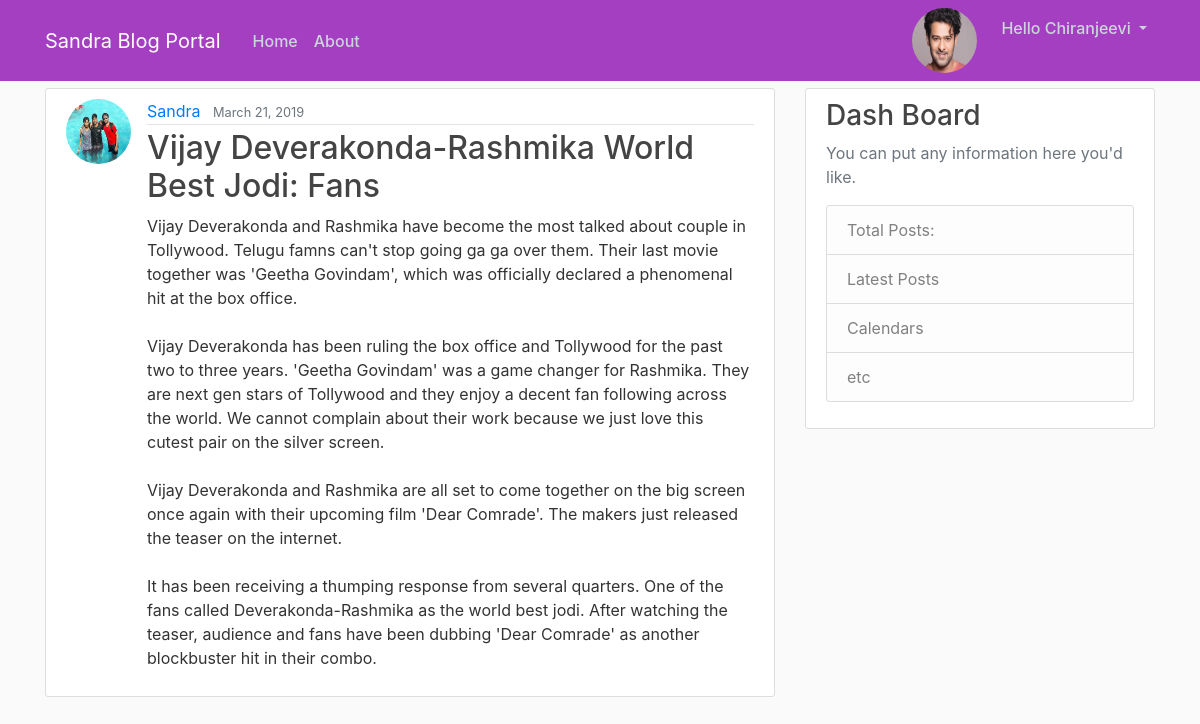
/post/16/ (signed in), run on the app's committed database.
### users/models.py (models this page shows, shortened)
class Profile(models.Model):
    user=models.OneToOneField(User, on_delete=models.CASCADE)
    image=models.ImageField(default='default.jpg', upload_to='profile_pics')

### blog/models.py (models this page shows, shortened)
class Post(models.Model):
    title=models.CharField(max_length=100)
    content=models.TextField()
    date_posted=models.DateTimeField(default=timezone.now)
    author=models.ForeignKey(User, on_delete=models.CASCADE)

### blog/views.py (the view)
# urls.py: path('post/<int:pk>/', PostDetailView.as_view(), name='post-detail'),
class PostDetailView(DetailView):
    model=Post
    template_name='blog/post_detail.html'

### blog/templates/blog/post_detail.html (shortened to what this page needs)
{% extends 'blog/base.html' %}
  {% block content %}
    <article class="media content-section">
      <img class="rounded-circle article-img" src="{{object.author.profile.image.url}}">
      <div class="media-body">
        <div class="article-metadata">
          <a class="mr-2"  href="{% url 'user-posts' object.author.username %}">{{object.author|title}}</a>
          <small class="text-muted">{{object.date_posted|date:'F d, Y'}}</small>
        </div>
        <h2 class="article-title">{{object.title}}</h2>
        <p class="article-content">{{object.content}}</p>
      </div>
    </article>
{% endblock %}

### blog/templates/blog/base.html (shortened to what this page needs)
{% load static %}
<!DOCTYPE html>
<html lang="en" dir="ltr">
  <head>
    <link rel="stylesheet" href="https://stackpath.bootstrapcdn.com/bootstrap/4.3.1/css/bootstrap.min.css">
    <link rel="stylesheet" href="{% static 'blog/css/main.css' %}">
  </head>
  <body>
  <header class="site-header">
  <nav class="navbar navbar-expand-md navbar-dark bg-steel fixed-top">
    <div class="container">
      <a class="navbar-brand mr-4" href="/">Sandra Blog Portal</a>
      <div class="collapse navbar-collapse" id="navbarToggle">
        <div class="navbar-nav mr-auto">
          <a class="nav-item nav-link" href="/">Home</a>
          <a class="nav-item nav-link" href="/about">About</a>
        </div>
        <div class="navbar-nav">
          {% if user.is_authenticated %}
              <img class="rounded-circle article-img" src="{{request.user.profile.image.url}}">
              <div class="dropdown">
                <a class="dropdown-toggle nav-item nav-link" href="#" id="dropdownMain" data-toggle="dropdown" aria-haspopup="true" aria-expanded="false">
                    Hello {{ user.username | title }}
                </a>
              </div>
            {% else %}
          <a class="nav-item nav-link" href="{% url 'login' %}">Login</a>
          <a class="nav-item nav-link" href="{% url 'register' %}">Register</a>
          {% endif %}
        </div>
      </div>
    </div>
  </nav>
</header>
<main role="main" class="container">
 <div class="row">
   <div class="col-md-8">
     {% block content %}{% endblock %}
   </div>
   <div class="col-md-4">
     <div class="content-section">
       <h3>Dash Board</h3>
       <p class='text-muted'>You can put any information here you'd like.
         <ul class="list-group">
           <li class="list-group-item list-group-item-light">Total Posts:</li>
           <li class="list-group-item list-group-item-light">Latest Posts</li>
           <li class="list-group-item list-group-item-light">Calendars</li>
           <li class="list-group-item list-group-item-light">etc</li>
         </ul>
       </p>
     </div>
   </div>
 </div>
</main>
</body>
</html>

### blog/static/blog/css/main.css (style rules this page uses)
body { background: #fafafa; color: #333333; margin-top: 5.5rem; }
h1, h2, h3, h4, h5, h6 { color: #444444; }
ul { margin: 0; }
.bg-steel { background-color: #a53fc1; }
.site-header .navbar-nav .nav-link { color: #cbd5db; font-weight:500; }
.content-section { background: #ffffff; padding: 10px 20px; border: 1px solid #dddddd; border-radius: 3px; margin-bottom: 20px; }
.article-title { color: #444444; }
.article-content { white-space: pre-line; }
.article-img { height: 65px; width: 65px; margin-right: 16px; }
.article-metadata { padding-bottom: 1px; margin-bottom: 4px; border-bottom: 1px solid #e3e3e3 }

### data on the page
Post: author.profile.image (picture), author "Sandra", date_posted "March 21, 2019", title "Vijay Deverakonda-Rashmika World Best Jodi: Fans", content "Vijay Deverakonda and Rashmika have become the most talked about couple in Tollywood. Telugu famns can't stop going ga ga over them. Their last movie together was 'Geetha Govindam', which was officially declared a phenomenal hit at the box office. Vijay Deverakonda has been ruling the box office and Tollywood for the past two to three years. 'Geetha Govindam' was a game changer for Rashmika. They are next gen stars of Tollywood and they enjoy a decent fan following across the world. We cannot complain about their work because we just love this cutest pair on the silver screen. Vijay Deverakonda and Rashmika are all set to come together on the big screen once again with their upcoming film…"

### other printed values
{{ user.username | title }} "Chiranjeevi"
